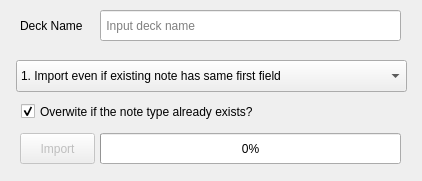
<?xml version="1.0" encoding="UTF-8"?>
<ui version="4.0">
 <class>Dialog</class>
 <widget class="QDialog" name="Dialog">
  <property name="geometry">
   <rect>
    <x>0</x>
    <y>0</y>
    <width>422</width>
    <height>181</height>
   </rect>
  </property>
  <property name="windowTitle">
   <string>AnkiFlash Importer</string>
  </property>
  <widget class="QLineEdit" name="deckNameTxt">
   <property name="geometry">
    <rect>
     <x>100</x>
     <y>10</y>
     <width>301</width>
     <height>31</height>
    </rect>
   </property>
   <property name="placeholderText">
    <string> Input deck name</string>
   </property>
  </widget>
  <widget class="QProgressBar" name="importProgressBar">
   <property name="geometry">
    <rect>
     <x>100</x>
     <y>133</y>
     <width>301</width>
     <height>31</height>
    </rect>
   </property>
   <property name="font">
    <font>
     <weight>50</weight>
     <bold>false</bold>
    </font>
   </property>
   <property name="value">
    <number>0</number>
   </property>
  </widget>
  <widget class="QLabel" name="deckNameLbl">
   <property name="geometry">
    <rect>
     <x>20</x>
     <y>18</y>
     <width>81</width>
     <height>16</height>
    </rect>
   </property>
   <property name="font">
    <font>
     <weight>50</weight>
     <bold>false</bold>
    </font>
   </property>
   <property name="text">
    <string>Deck Name</string>
   </property>
  </widget>
  <widget class="QPushButton" name="importBtn">
   <property name="enabled">
    <bool>false</bool>
   </property>
   <property name="geometry">
    <rect>
     <x>20</x>
     <y>133</y>
     <width>75</width>
     <height>31</height>
    </rect>
   </property>
   <property name="font">
    <font>
     <weight>50</weight>
     <bold>false</bold>
    </font>
   </property>
   <property name="focusPolicy">
    <enum>Qt::NoFocus</enum>
   </property>
   <property name="toolTip">
    <string>Import generated flashcards into Anki</string>
   </property>
   <property name="autoFillBackground">
    <bool>false</bool>
   </property>
   <property name="text">
    <string>Import</string>
   </property>
   <property name="checkable">
    <bool>false</bool>
   </property>
   <property name="default">
    <bool>false</bool>
   </property>
  </widget>
  <widget class="QCheckBox" name="checkBox">
   <property name="geometry">
    <rect>
     <x>21</x>
     <y>103</y>
     <width>381</width>
     <height>17</height>
    </rect>
   </property>
   <property name="text">
    <string>Overwite if the note type already exists?</string>
   </property>
   <property name="checked">
    <bool>true</bool>
   </property>
  </widget>
  <widget class="QComboBox" name="importMode">
   <property name="geometry">
    <rect>
     <x>16</x>
     <y>60</y>
     <width>391</width>
     <height>32</height>
    </rect>
   </property>
   <item>
    <property name="text">
     <string>1. Import even if existing note has same first field</string>
    </property>
   </item>
   <item>
    <property name="text">
     <string>2. Update existing notes when first field matches</string>
    </property>
   </item>
   <item>
    <property name="text">
     <string>3. Ignore if first field match existing note</string>
    </property>
   </item>
  </widget>
 </widget>
 <resources/>
 <connections/>
</ui>
